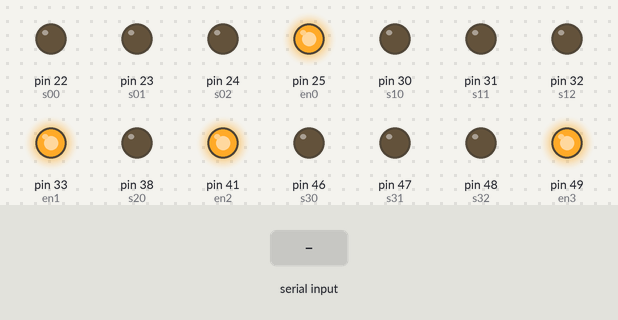
Simulated run of this sketch. Board: Arduino Mega 2560, built with avr-gcc and run on an emulated ATmega2560. Shown: output pins drawn as LEDs (lit = HIGH). Dashed ring = blinking. Inputs (shaded band) come from the test bench. What the sketch prints to the serial monitor is not drawn.

Above: at 3.2 s.
3.3 s: "a\n" received over Serial
At 3.47 s:
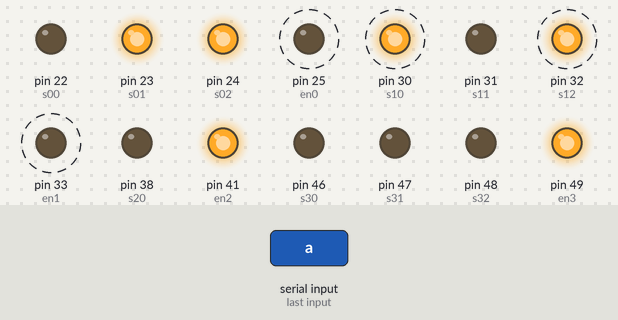
4.8 s: "A\n" received over Serial
At 5.13 s:
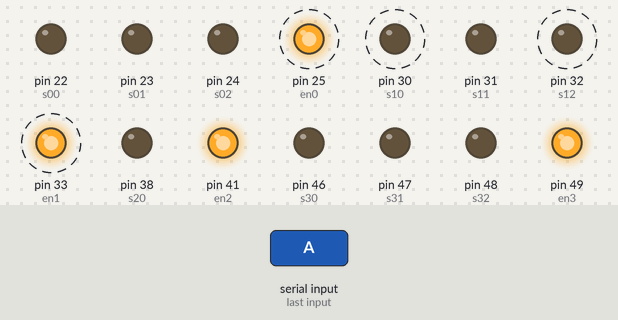
6.4 s: "b\n" received over Serial
At 6.57 s:
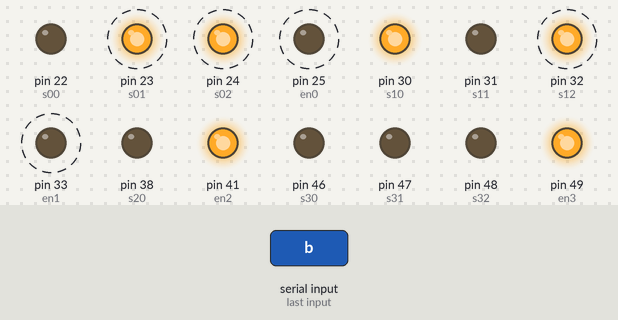
7.9 s: "B\n" received over Serial
At 8.23 s:
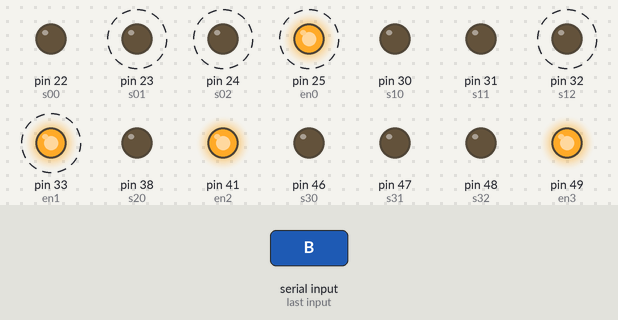
9.5 s: "c\n" received over Serial
At 9.67 s:
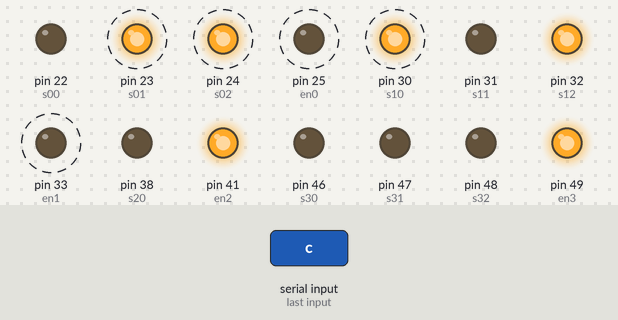
11.0 s: "C\n" received over Serial
At 11.33 s:
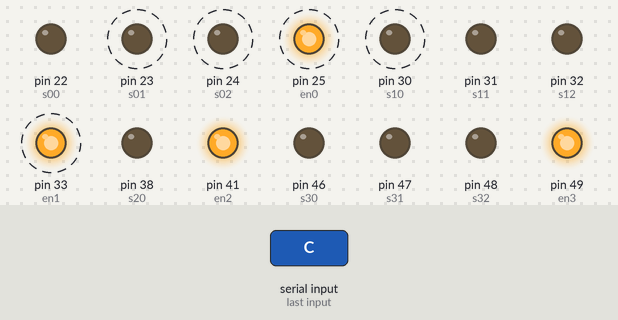
Timing chart, 0 to 13.6 s (numbered marks = the images above; inputs shaded):
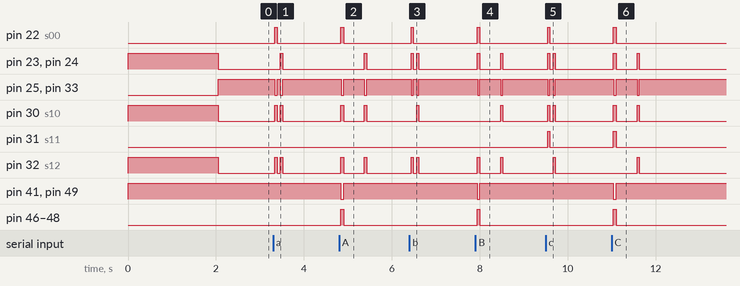

Measured:
- after the input at 3.3 s, pin 22 (s00): LOW → HIGH at once, → LOW 0.05 s later; pin 23 (s01): LOW → HIGH after 0.17 s, → LOW 0.05 s later
- after the input at 4.8 s, pin 22 (s00): LOW → HIGH at once, → LOW 0.06 s later; pin 23 (s01): LOW → HIGH after 0.58 s, → LOW 0.05 s later
- after the input at 6.4 s, pin 22 (s00): LOW → HIGH at once, → LOW 0.05 s later; pin 23 (s01): alternates HIGH for 0.05 s and LOW for 0.08 s, 4 changes in all, then stays LOW, starting at once
- after the input at 7.9 s, pin 22 (s00): LOW → HIGH at once, → LOW 0.06 s later; pin 23 (s01): alternates HIGH for 0.06 s and LOW for 0.48 s, 4 changes in all, then stays LOW, starting at once
- after the input at 9.5 s, pin 22 (s00): LOW → HIGH at once, → LOW 0.05 s later; pin 23 (s01): alternates HIGH for 0.05 s and LOW for 0.08 s, 4 changes in all, then stays LOW, starting at once
- after the input at 11.0 s, pin 22 (s00): LOW → HIGH at once, → LOW 0.06 s later; pin 23 (s01): alternates HIGH for 0.06 s and LOW for 0.48 s, 4 changes in all, then stays LOW, starting at once

The sketch:

typeprint.ino
```cpp
// (licence header left out)
// ======= CIRCUIT CONSTANTS ======
// Set these according to circuit wiring.

// Serial baud rate.
int baud = 115200;

// MUX 1 keyboard pins 0-7
int s00 = 22;  // Control 'A'
int s01 = 23;  // Control 'B'
int s02 = 24;  // Control 'C'
int en0 = 25;  // Enable
// MUX 2 keyboard pins 8-15
int s10 = 30;
int s11 = 31;
int s12 = 32;
int en1 = 33;
// Modifier MUX 1 keyboard pins 0-7
int s20 = 38;
int s21 = 39;
int s22 = 40;
int en2 = 41;
// Modifier MUX 2 keyboard pins 8-15
int s30 = 46;
int s31 = 47;
int s32 = 48;
int en3 = 49;

// ====== CONSTANTS ======

int startDelay = 2000;   // Required by typewriter, sends a long press of carraige return upon reset of Arduino.
int pressDelay = 50;     // Time key is 'held' for.
int specialDelay = 400;  // Delay after pressing a key with a modifier (ex. shift).
int maxChar = 78;        // Character per typed line, this is for 12 pitch.
int letterDelay = 75;    // Time between key 'presses'

// ====== DECLARATIONS ======

int character;
int charCount;
int pin1;
int pin2;
int pin3;
int pin4;
int S00val;
int S01val;
int S02val;
int S10val;
int S11val;
int S12val;
int S20val;
int S21val;
int S22val;
int S30val;
int S31val;
int S32val;
boolean flag;
boolean delayFlag;
int lastCharacter;
int lastLastCharacter;
int lineEndCharacter;
boolean waitFlag = false;
int nextCharacter;

// ====== SETUP =======

void setup(){
  pinMode(s00, OUTPUT);
  pinMode(s01, OUTPUT);
  pinMode(s02, OUTPUT);
  pinMode(en0, OUTPUT);
  pinMode(s10, OUTPUT);
  pinMode(s11, OUTPUT);
  pinMode(s12, OUTPUT);
  pinMode(en1, OUTPUT);
  pinMode(s20, OUTPUT);
  pinMode(s21, OUTPUT);
  pinMode(s22, OUTPUT);
  pinMode(en2, OUTPUT);
  pinMode(s30, OUTPUT);
  pinMode(s31, OUTPUT);
  pinMode(s32, OUTPUT);
  pinMode(en3, OUTPUT);
  //Disable all MUX outputs:
  digitalWrite(en0, HIGH);
  digitalWrite(en1, HIGH);
  digitalWrite(en2, HIGH);
  digitalWrite(en3, HIGH);
  //Set all MUX selectors to 0 (select channel 0 on all four muxs):
  digitalWrite(s00, LOW);
  digitalWrite(s01, LOW);
  digitalWrite(s02, LOW);
  digitalWrite(s10, LOW);
  digitalWrite(s11, LOW);
  digitalWrite(s12, LOW);
  digitalWrite(s20, LOW);
  digitalWrite(s21, LOW);
  digitalWrite(s22, LOW);
  digitalWrite(s30, LOW);
  digitalWrite(s31, LOW);
  digitalWrite(s32, LOW);

  lastCharacter = 0;
  lastLastCharacter = 0;
  charCount = 0;
  nextCharacter = 0;

  Serial.begin(baud);

  //This makes satisfies the carraige return signal for starting the typewriter.
  flag = true;      // Start delay
  character = 200;  // Special Carraige signal
  setPins(character);
  convertPin();
  muxPin(pin1, pin2, pin3, pin4);
  typeChar();
  flag = false;     // Inhibit special delay

} // end setup.

// ====== LOOP ======

void loop() {

  character = 0;
  delayFlag = false;

  // Tell the OSX App Type Print that the buffer is empty.
  if (Serial.available() == 0) Serial.write("@");

  character = getChar();

  // Skip 'space' characters if at the start of a new line.
  if (charCount == 0 && character == 'space') character = getChar();

  // Logic to neatly complete lines without splitting words too much
  // Also inserts hyphens if required between lines.
  int myPeek = Serial.peek();
  if(myPeek != 32) {
    if (charCount == (maxChar-2) && character != 32) {
      nextCharacter = Serial.read();
      myPeek = Serial.peek();
      if (myPeek != 32){
        lineEndCharacter = character;
        character = 45;
        setPins(character);
        convertPin();
        muxPin(pin1, pin2, pin3, pin4);
        typeChar();
        character = 13;
        setPins(character);
        convertPin();
        muxPin(pin1, pin2, pin3, pin4);
        typeChar();
        charCount = 0;
        character = lineEndCharacter;
        setPins(character);
        convertPin();
        muxPin(pin1, pin2, pin3, pin4);
        typeChar();
        charCount = 1;
        character = nextCharacter;
      } // end if
      else {
        setPins(character);
        convertPin();
        muxPin(pin1, pin2, pin3, pin4);
        typeChar();
        character = nextCharacter;
      } // end else
    } // end if
  } // end if

  // If near the end of a line, and starting a new word, move to a new line.
  if (charCount > (maxChar-8)) {
    if (character == 32) {
      character = 13;
      charCount = -1;
    }
  }

  // Set delay for repeated characters
  if (lastCharacter == character) delayFlag = true;
  lastLastCharacter = lastCharacter;
  lastCharacter = character;

  setPins(character);

  convertPin();

  muxPin(pin1, pin2, pin3, pin4);

  // Avoid typing nonsense that is generated by the Ardunio.
  if (character != 64) typeChar();

  // Count number of characters on a line, reset on CR.
  charCount ++;
  if (character == 13) charCount = 0;

  delay(letterDelay);

} // end loop.

// ====== FUNCTIONS ======

// getChar listens to the serial port of characters and returns when available.
int getChar(){
  if (Serial.available() > 0) {
    int x = Serial.read();
    return x;
  }
 else getChar();
 }

// convertPin translates the looked up pin code to pins 1-8
void convertPin(){
  pin2 = pin2 - 8;
  pin4 = pin4 - 8;
} // end convertPin

// typeChar sets the Mux/DeMux signals and send a simulated keypress to the typewriter.
void typeChar() {

  if (S00val == 1) digitalWrite(s00, HIGH);
  if (S01val == 1) digitalWrite(s01, HIGH);
  if (S02val == 1) digitalWrite(s02, HIGH);
  if (S10val == 1) digitalWrite(s10, HIGH);
  if (S11val == 1) digitalWrite(s11, HIGH);
  if (S12val == 1) digitalWrite(s12, HIGH);
  if (S20val == 1) digitalWrite(s20, HIGH);
  if (S21val == 1) digitalWrite(s21, HIGH);
  if (S22val == 1) digitalWrite(s22, HIGH);
  if (S30val == 1) digitalWrite(s30, HIGH);
  if (S31val == 1) digitalWrite(s31, HIGH);
  if (S32val == 1) digitalWrite(s32, HIGH);

  // Enable Modifier Muxes (send key press) if required.
  if (pin3 != 0) {
    digitalWrite(en2, LOW);
    digitalWrite(en3, LOW);
    delay (10); //Delay between modifier and character
  }

  // Enable primary Muxes (send character).
  digitalWrite(en0, LOW);
  digitalWrite(en1, LOW);
  delay (pressDelay);

  if (flag) delay(startDelay); // Hold carraige return signal.

  // End key press
  digitalWrite(en0, HIGH);
  digitalWrite(en1, HIGH);
  digitalWrite(en2, HIGH);
  digitalWrite(en3, HIGH);

  // Reset Muxes to channel 0
  digitalWrite(s00, LOW);
  digitalWrite(s01, LOW);
  digitalWrite(s02, LOW);
  digitalWrite(s10, LOW);
  digitalWrite(s11, LOW);
  digitalWrite(s12, LOW);
  digitalWrite(s20, LOW);
  digitalWrite(s21, LOW);
  digitalWrite(s22, LOW);
  digitalWrite(s30, LOW);
  digitalWrite(s31, LOW);
  digitalWrite(s32, LOW);

  if (delayFlag) delay(specialDelay);                       //Delay for repeated characters.
  if (pin3 != 0 && delayFlag == false) delay(specialDelay); //Delay if shift etc., prevent double delay.
} // end typeChar

// muxPin takes the four desired pin outputs (a to b for primary, c to d for modifiers)
// and sets Mux/DeMux control values to get desired output.
void muxPin(int a, int b, int c, int d) {

  //Reset all values
  S00val = 0;
  S01val = 0;
  S02val = 0;
  S10val = 0;
  S11val = 0;
  S12val = 0;
  S20val = 0;
  S21val = 0;
  S22val = 0;
  S30val = 0;
  S31val = 0;
  S32val = 0;

  // Set pins, based on truth table.
  if (a == 2 || a == 4 || a == 6 || a == 8) S00val = 1;
  if (a == 3 || a == 4 || a == 7 || a == 8) S01val = 1;
  if (a >= 5) S02val = 1;
  if (b == 2 || b == 4 || b == 6 || b == 8) S10val = 1;
  if (b == 3 || b == 4 || b == 7 || b == 8) S11val = 1;
  if (b >= 5) S12val = 1;
  if (c == 2 || c == 4 || c == 6 || c == 8) S20val = 1;
  if (c == 3 || c == 4 || c == 7 || c == 8) S21val = 1;
  if (c >= 5) S22val = 1;
  if (d == 2 || d == 4 || d == 6 || d == 8) S30val = 1;
  if (d == 3 || d == 4 || d == 7 || d == 8) S31val = 1;
  if (d >= 5) S32val = 1;
}

// setPins is the charcter lookup table, for a different
// typewriter, manual mapping is required.
void setPins(int character) {

  pin1 = 0;
  pin2 = 0;
  pin3 = 0;
  pin4 = 0;

  if (character == 'a' || character == 'A') { pin1 = 2; pin2 = 14; if (character == 'A') { pin3 = 1; pin4 = 16; }}
  else if (character == 'b' || character == 'B') { pin1 = 8; pin2 = 13; if (character == 'B') { pin3 = 1; pin4 = 16; }}
  else if (character == 'c' || character == 'C') { pin1 = 8; pin2 = 12; if (character == 'C') { pin3 = 1; pin4 = 16; }}
  else if (character == 'd' || character == 'D') { pin1 = 5; pin2 = 14; if (character == 'D') { pin3 = 1; pin4 = 16; }}
  else if (character == 'e' || character == 'E') { pin1 = 3; pin2 = 11; if (character == 'E') { pin3 = 1; pin4 = 16; }}
  else if (character == 'f' || character == 'F') { pin1 = 3; pin2 = 12; if (character == 'F') { pin3 = 1; pin4 = 16; }}
  else if (character == 'g' || character == 'G') { pin1 = 3; pin2 = 14; if (character == 'G') { pin3 = 1; pin4 = 16; }}
  else if (character == 'h' || character == 'H') { pin1 = 4; pin2 = 12; if (character == 'H') { pin3 = 1; pin4 = 16; }}
  else if (character == 'i' || character == 'I') { pin1 = 6; pin2 = 13; if (character == 'I') { pin3 = 1; pin4 = 16; }}
  else if (character == 'j' || character == 'J') { pin1 = 4; pin2 = 14; if (character == 'J') { pin3 = 1; pin4 = 16; }}
  else if (character == 'k' || character == 'K') { pin1 = 6; pin2 = 12; if (character == 'K') { pin3 = 1; pin4 = 16; }}
  else if (character == 'l' || character == 'L') { pin1 = 6; pin2 = 14; if (character == 'L') { pin3 = 1; pin4 = 16; }}
  else if (character == 'm' || character == 'M') { pin1 = 7; pin2 = 13; if (character == 'M') { pin3 = 1; pin4 = 16; }}
  else if (character == 'n' || character == 'N') { pin1 = 7; pin2 = 11; if (character == 'N') { pin3 = 1; pin4 = 16; }}
  else if (character == 'o' || character == 'O') { pin1 = 5; pin2 = 11; if (character == 'O') { pin3 = 1; pin4 = 16; }}
  else if (character == 'p' || character == 'P') { pin1 = 5; pin2 = 13; if (character == 'P') { pin3 = 1; pin4 = 16; }}
  else if (character == 'q' || character == 'Q') { pin1 = 2; pin2 = 11; if (character == 'Q') { pin3 = 1; pin4 = 16; }}
  else if (character == 'r' || character == 'R') { pin1 = 3; pin2 = 13; if (character == 'R') { pin3 = 1; pin4 = 16; }}
  else if (character == 's' || character == 'S') { pin1 = 5; pin2 = 12; if (character == 'S') { pin3 = 1; pin4 = 16; }}
  else if (character == 't' || character == 'T') { pin1 = 4; pin2 = 11; if (character == 'T') { pin3 = 1; pin4 = 16; }}
  else if (character == 'u' || character == 'U') { pin1 = 6; pin2 = 11; if (character == 'U') { pin3 = 1; pin4 = 16; }}
  else if (character == 'v' || character == 'V') { pin1 = 8; pin2 = 11; if (character == 'V') { pin3 = 1; pin4 = 16; }}
  else if (character == 'w' || character == 'W') { pin1 = 2; pin2 = 13; if (character == 'W') { pin3 = 1; pin4 = 16; }}
  else if (character == 'x' || character == 'X') { pin1 = 7; pin2 = 12; if (character == 'X') { pin3 = 1; pin4 = 16; }}
  else if (character == 'y' || character == 'Y') { pin1 = 4; pin2 = 13; if (character == 'Y') { pin3 = 1; pin4 = 16; }}
  else if (character == 'z' || character == 'Z') { pin1 = 2; pin2 = 12; if (character == 'Z') { pin3 = 1; pin4 = 16; }}
  else if (character == '1' || character == '#') { pin1 = 3; pin2 = 9; if (character == '#') { pin3 = 1; pin4 = 16; }}
  else if (character == '2' || character == '"') { pin1 = 3; pin2 = 10; if (character == '"') { pin3 = 1; pin4 = 16; }}
  else if (character == '3' || character == '/') { pin1 = 4; pin2 = 9; if (character == '/') { pin3 = 1; pin4 = 16; }}
  else if (character == '4' || character == '$') { pin1 = 4; pin2 = 10; if (character == '$') { pin3 = 1; pin4 = 16; }}
  else if (character == '5' || character == '%') { pin1 = 6; pin2 = 9; if (character == '%') { pin3 = 1; pin4 = 16; }}
  else if (character == '6' || character == '*') { pin1 = 6; pin2 = 10; if (character == '*') { pin3 = 1; pin4 = 16; }}
  else if (character == '7' || character == '&') { pin1 = 5; pin2 = 9; if (character == '&') { pin3 = 1; pin4 = 16; }}
  else if (character == '8' || character == 39) { pin1 = 5; pin2 = 10; if (character == 39) { pin3 = 1; pin4 = 16; }}
  else if (character == '9' || character == 40) { pin1 = 8; pin2 = 9; if (character == 40) { pin3 = 1; pin4 = 16; }}
  else if (character == '0' || character == 41) { pin1 = 8; pin2 = 10; if (character == 41) { pin3 = 1; pin4 = 16; }}
  else if (character == '-' || character == '_') { pin1 = 7; pin2 = 9; if (character == '_') { pin3 = 1; pin4 = 16; }}
  else if (character == '=' || character == '+') { pin1 = 7; pin2 = 10; if (character == '+') { pin3 = 1; pin4 = 16; }}
  else if (character == ';' || character == ':') { pin1 = 1; pin2 = 12; if (character == ':') { pin3 = 1; pin4 = 16; }}
  else if (character == ',' || character == '?') { pin1 = 1; pin2 = 9; if (character == '?') { pin3 = 1; pin4 = 16; }}
  else if (character == '.') { pin1 = 1; pin2 = 10;}
  else if (character == 13) { pin1 = 2; pin2 = 15;}
  else if (character == '`' || character == '^') { pin1 = 1; pin2 = 14; if (character == '^') { pin3 = 1; pin4 = 16; }}
  else if (character == 'Space') { pin1 = 1; pin2 = 15;}
  else if (character == 'TAB') { pin1 = 8; pin2 = 14;}
  else if (character == 32) {pin1 = 1; pin2 = 15;}
  else if (character == 200) {pin1 = 7; pin2 = 14; pin3 = 0; pin4 = 0;}
  //else if (character == 39) {
  else {pin1 = 7; pin2 = 14; pin3 = 0; pin4 = 0;}
//change pitch with '@' symbol // else if (character == 64) {pin1 = 3; pin2 = 9; pin3 = 5; pin4 = 15;}
} // end setPins.
```
